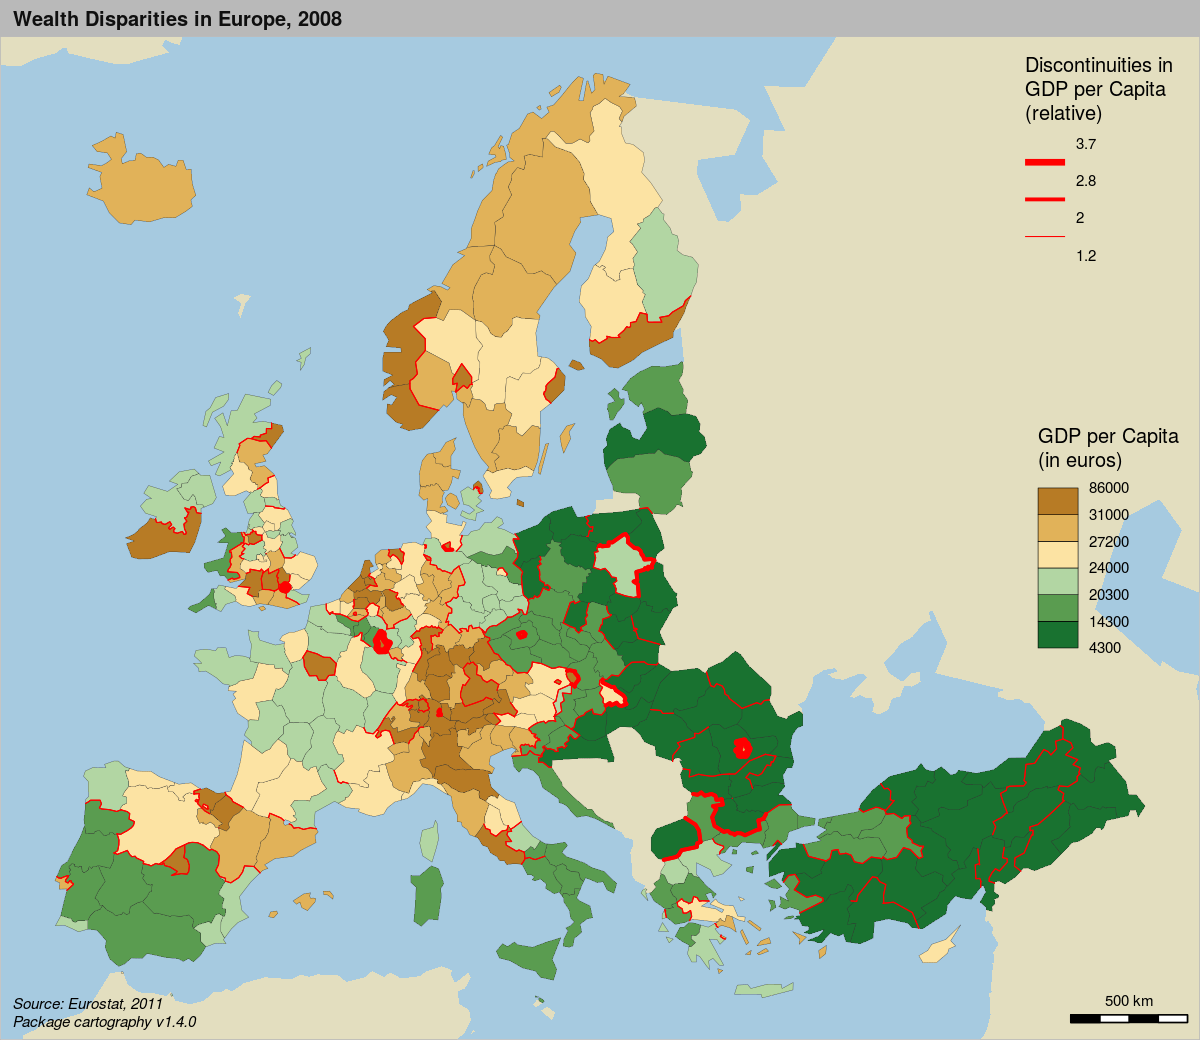

The R source for this figure:
library(cartography)
# Load data
data(nuts2006)
# set margins
opar <- par(mar = c(0,0,1.2,0))

# Get a SpatialLinesDataFrame of countries borders
nuts2.contig <- getBorders(nuts2.spdf)

nuts2.df$gdpcap <- nuts2.df$gdppps2008 / nuts2.df$pop2008 * 1000000



sizes <- getFigDim(spdf = nuts0.spdf, width = 1200, mar = c(0,0,1.2,0))

png(filename = "example/Discontinuities.png", width = sizes[1], height = sizes[2],res = 150)

# set margins
opar <- par(mar = c(0,0,1.2,0), mfrow = c(1,1))



# Plot a layer with the extent of the EU28 countries with only a background color
plot(nuts2.spdf, border = NA, col = NA, bg = "#A6CAE0")
# Plot non european space
plot(world.spdf, col  = "#E3DEBF", border=NA, add=TRUE)

# Plot GDP per capita with a choropleth layer
choroLayer(spdf = nuts2.spdf, df = nuts2.df, var = "gdpcap", border = "grey20", lwd = 0.2,
           col = carto.pal(pal1 = "green.pal", n1 = 3, "sand.pal", 3 ), method = "quantile",
           nclass = 6, add=TRUE, legend.pos = "right", 
           legend.values.rnd = -2,
           legend.title.txt = "GDP per Capita\n(in euros)")


# Plot discontinuities
discLayer(spdf = nuts2.contig, # SpatialLinesDataFrame of borders
          df = nuts2.df, # data frame on countries
          var = "gdpcap", # variable used to compute discontinuties 
          type = "rel", # type of discontinuity measure 
          method="equal", # discretisation of discontinuities
          nclass = 3, # number of discontinuities classes
          threshold = 0.4, # representation threshold of discontinuities  
          sizemin = 0.7, # minimum size of discontinuities lines
          sizemax = 6, # maximum size of discontinuities lines
          col="red", # color of the lines
          legend.values.rnd = 1,
          legend.title.txt = "Discontinuities in \nGDP per Capita\n(relative)",
          legend.pos = "topright", 
          add=TRUE)

# Layout
layoutLayer(title = "Wealth Disparities in Europe, 2008",author = "Package cartography v1.4.0", 
            sources = "Source: Eurostat, 2011", frame = TRUE, 
            scale = 500,  theme = "grey.pal")
dev.off()
